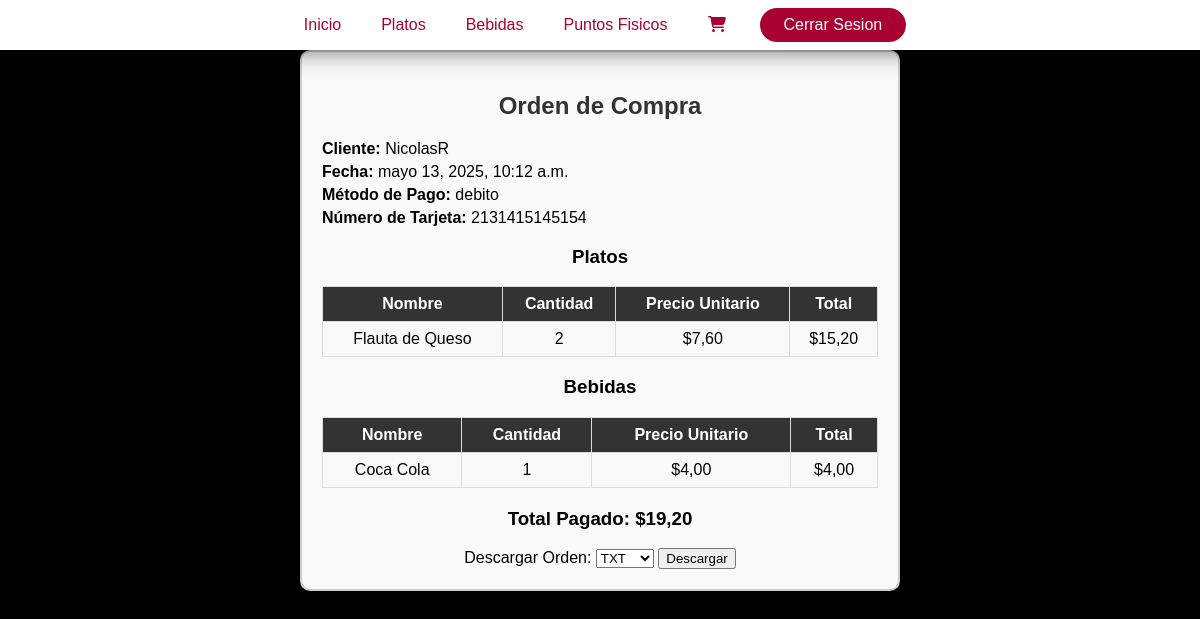
Page /orden/orden/13/ (signed in) on the committed database.
### orden/models.py (models this page shows)
class Orden(models.Model):
    METODO_PAGO_CHOICES = [
        ('CREDITO', 'Tarjeta de Crédito'),
        ('DEBITO', 'Tarjeta de Débito'),
    ]
    usuario = models.ForeignKey(settings.AUTH_USER_MODEL, on_delete=models.CASCADE)
    monto_total = models.DecimalField(max_digits=10, decimal_places=2)
    metodo_pago = models.CharField(max_length=20, choices=METODO_PAGO_CHOICES)
    numero_tarjeta = models.CharField(max_length=16)
    fecha_creacion = models.DateTimeField(auto_now_add=True)

class OrdenPlato(models.Model):
    orden = models.ForeignKey(Orden, on_delete=models.CASCADE)
    plato = models.ForeignKey(Plato, on_delete=models.CASCADE)
    cantidad = models.PositiveIntegerField()
    @property
    def total(self):
        return self.cantidad * self.plato.precio

class OrdenBebida(models.Model):
    orden = models.ForeignKey(Orden, on_delete=models.CASCADE)
    bebida = models.ForeignKey(Bebida, on_delete=models.CASCADE)
    cantidad = models.PositiveIntegerField()
    @property
    def total(self):
        return self.cantidad * self.bebida.precio

### usuario/models.py (models this page shows, shortened)
class Usuario(AbstractUser):
    email = models.EmailField(max_length=50, unique=True)
    numDocumento = models.CharField(max_length=10, unique=True)
    celular = models.CharField(max_length=10)
    direccion = models.CharField(max_length=100)
    USERNAME_FIELD = "email"
    REQUIRED_FIELDS = ["numDocumento", "username"]

### menu/models.py (models this page shows, shortened)
class Plato(models.Model):
    idPlato = models.CharField(max_length=30, primary_key=True)
    nombre = models.CharField(max_length=100)
    descripcion = models.TextField()
    precio = models.FloatField()
    categoria = models.CharField(max_length=20, choices=[('Combo', 'Combo'), ('Plato Fuerte', 'Plato Fuerte')])
    imagen = models.ImageField(upload_to='menu/images/')

class Bebida(models.Model):
    idBebida = models.CharField(max_length=30, primary_key=True)
    nombre = models.CharField(max_length=100)
    descripcion = models.TextField()
    precio = models.FloatField()
    categoria = models.CharField(max_length=20, choices=[('Gaseosa', 'Gaseosa'), ('Agua', 'Agua')])
    cantidad = models.CharField(max_length=10, choices=[('237 ml', '237 ml'), ('280 ml', '280 ml')])
    imagen = models.ImageField(upload_to='menu/images/bebida/')

### orden/views.py (the view)
# urls.py: path('orden/<int:orden_id>/', DetalleOrdenView.as_view(), name='detalle_orden'),
class DetalleOrdenView(View):
    @method_decorator(login_required)
    def get(self, request, orden_id, *args, **kwargs):
        print(f"Mostrando orden con ID: {orden_id}")
        try:
            orden = Orden.objects.get(id=orden_id, usuario=request.user)
        except Orden.DoesNotExist:
            print("Error: Orden no encontrada")
            return redirect('ver_carrito')
        return render(request, 'orden.html', {'orden': orden})

### usuario/context_processors.py (called while the page is built)
def base_template(request):
    if request.user.is_authenticated:
        return {'base_template': 'base_loged.html'}
    return {'base_template': 'base.html'}

### orden/templates/orden.html (shortened to what this page needs)
{% extends 'base_loged.html' %}
{% load static %}
{% load tz %}
{% load humanize %}
{% load i18n %}
{% block content %}
<head>
</head>
<body>
    <div class="orden-container">
        <h2>{% trans "Orden de Compra" %}</h2>
        <div class="orden-info">
            <p><strong>{% trans "Cliente:" %}</strong> {{ orden.usuario.username }}</p>
            <p><strong>{% trans "Fecha:" %}</strong> {% localtime on %}{{ orden.fecha_creacion|date:"F j, Y, g:i a" }}{% endlocaltime %}</p>
            <p><strong>{% trans "Método de Pago:" %}</strong> {{ orden.get_metodo_pago_display }}</p>
            <p><strong>{% trans "Número de Tarjeta:" %}</strong> {{ orden.numero_tarjeta }}</p>
        </div>
        <h3>{% trans "Platos" %}</h3>
        <table>
            <tr>
                <th>{% trans "Nombre" %}</th>
                <th>{% trans "Cantidad" %}</th>
                <th>{% trans "Precio Unitario" %}</th>
                <th>{% trans "Total" %}</th>
            </tr>
            {% for item in orden.ordenplato_set.all %}
            <tr>
                <td>{{ item.plato.nombre }}</td>
                <td>{{ item.cantidad }}</td>
                <td>${{ item.plato.precio|floatformat:2 }}</td>
                <td>${{ item.total|floatformat:2 }}</td>
            </tr>
            {% endfor %}
        </table>
        <h3>{% trans "Bebidas" %}</h3>
        <table>
            <tr>
                <th>{% trans "Nombre" %}</th>
                <th>{% trans "Cantidad" %}</th>
                <th>{% trans "Precio Unitario" %}</th>
                <th>{% trans "Total" %}</th>
            </tr>
            {% for item in orden.ordenbebida_set.all %}
            <tr>
                <td>{{ item.bebida.nombre }}</td>
                <td>{{ item.cantidad }}</td>
                <td>${{ item.bebida.precio|floatformat:2 }}</td>
                <td>${{ item.total|floatformat:2 }}</td>
            </tr>
            {% endfor %}
        </table>
        <h3 class="total">{% trans "Total Pagado:" %} ${{ orden.monto_total }}</h3>
        <form action="{% url 'descargar_orden' orden.id %}" method="get">
            <label>{% trans "Descargar Orden:" %}</label>
            <select name="formato" id="formato">
                <option value="txt">{% trans "TXT" %}</option>
            </select>
            <button type="submit">{% trans "Descargar" %}</button>
        </form>
    </div>
</body>
{% endblock %}

### taco_factory/static/base/styles.css (style rules this page uses)
body { margin: 0; font-family: sans-serif; box-sizing: border-box; background-color: #000; color: #fff; }
div, header, nav, ul, li, a, p, h1, h2, img { box-sizing: border-box; }

### orden/templates/orden.html (style rules this page uses)
body { color: black; }
.orden-container { max-width: 600px; margin: auto; padding: 20px; border: 2px solid #ccc; border-radius: 10px; background-color: #f9f9f9; text-align: center; }
h2 { color: #333; }
.orden-info { text-align: left; margin-top: 10px; }
.orden-info p { margin: 5px 0; }
table { width: 100%; border-collapse: collapse; margin-top: 15px; }
th, td { border: 1px solid #ddd; padding: 8px; text-align: center; color: black; }
th { background-color: #333; color: white; }
.total { font-weight: bold; margin-top: 20px; }

### rows in the picture
Orden: usuario.username "NicolasR", fecha_creacion "mayo 13, 2025, 10:12 a.m.", metodo_pago "debito", numero_tarjeta "2131415145154", monto_total "19,20"
OrdenPlato: plato.nombre "Flauta de Queso", cantidad "2", plato.precio "7,60", total "15,20"
OrdenBebida: bebida.nombre "Coca Cola", cantidad "1", bebida.precio "4,00", total "4,00"
